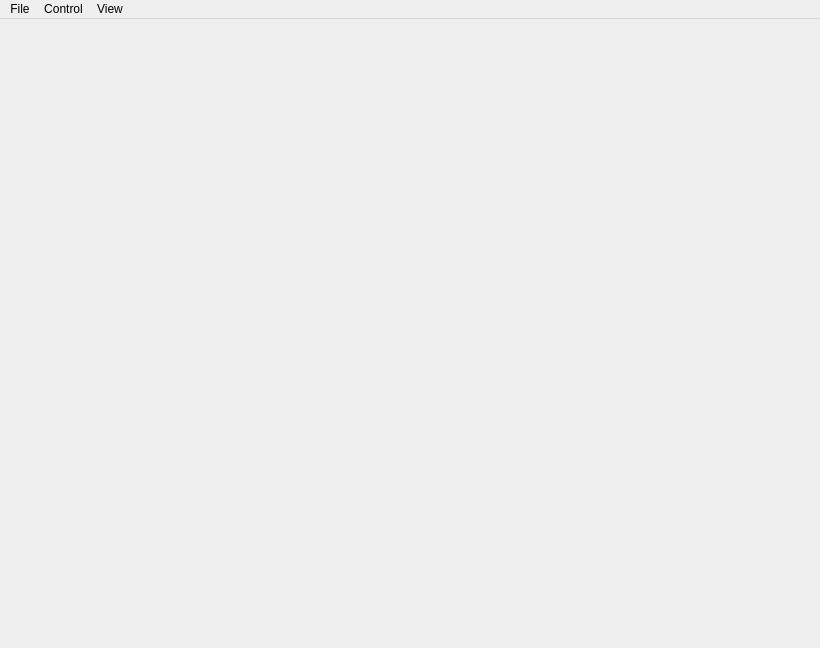
<?xml version="1.0" encoding="UTF-8"?>
<ui version="4.0">
 <class>MainWindow</class>
 <widget class="QMainWindow" name="MainWindow">
  <property name="geometry">
   <rect>
    <x>0</x>
    <y>0</y>
    <width>820</width>
    <height>648</height>
   </rect>
  </property>
  <property name="windowTitle">
   <string>VideoStripTest</string>
  </property>
  <widget class="QWidget" name="centralwidget">
   <layout class="QVBoxLayout" name="verticalLayout" stretch="3">
    <property name="spacing">
     <number>0</number>
    </property>
    <property name="margin">
     <number>0</number>
    </property>
    <item>
     <widget class="VideoStripView" name="videoStripView" native="true">
      <property name="styleSheet">
       <string notr="true"/>
      </property>
     </widget>
    </item>
   </layout>
  </widget>
  <widget class="QMenuBar" name="menubar">
   <property name="geometry">
    <rect>
     <x>0</x>
     <y>0</y>
     <width>820</width>
     <height>22</height>
    </rect>
   </property>
   <widget class="QMenu" name="menuFile">
    <property name="title">
     <string>File</string>
    </property>
    <addaction name="actionOpen"/>
    <addaction name="actionOpen_Video"/>
   </widget>
   <widget class="QMenu" name="menuControl">
    <property name="title">
     <string>Control</string>
    </property>
    <widget class="QMenu" name="menuVarial_Speed">
     <property name="title">
      <string>Varial Speed</string>
     </property>
     <addaction name="action_3"/>
     <addaction name="action_1"/>
     <addaction name="action_0_5"/>
     <addaction name="action0"/>
     <addaction name="action0_5"/>
     <addaction name="action1"/>
     <addaction name="action3"/>
    </widget>
    <addaction name="actionPlay_pause"/>
    <addaction name="actionPlay_backward"/>
    <addaction name="actionStep_forward"/>
    <addaction name="actionStep_backward"/>
    <addaction name="actionStep_time_forward"/>
    <addaction name="actionStep_time_backward"/>
    <addaction name="menuVarial_Speed"/>
    <addaction name="actionGo_To"/>
    <addaction name="actionSet_Time_Code"/>
   </widget>
   <widget class="QMenu" name="menuView">
    <property name="title">
     <string>View</string>
    </property>
    <addaction name="actionChange_font"/>
   </widget>
   <addaction name="menuFile"/>
   <addaction name="menuControl"/>
   <addaction name="menuView"/>
  </widget>
  <action name="actionOpen">
   <property name="text">
    <string>Open...</string>
   </property>
   <property name="shortcut">
    <string>Ctrl+O</string>
   </property>
  </action>
  <action name="actionPlay_pause">
   <property name="text">
    <string>Play/pause</string>
   </property>
   <property name="shortcut">
    <string>Up</string>
   </property>
  </action>
  <action name="actionPlay_backward">
   <property name="text">
    <string>Play backward</string>
   </property>
   <property name="shortcut">
    <string>Down</string>
   </property>
  </action>
  <action name="actionStep_forward">
   <property name="text">
    <string>Step forward</string>
   </property>
   <property name="shortcut">
    <string>Right</string>
   </property>
  </action>
  <action name="actionStep_backward">
   <property name="text">
    <string>Step backward</string>
   </property>
   <property name="shortcut">
    <string>Left</string>
   </property>
  </action>
  <action name="actionStep_time_forward">
   <property name="text">
    <string>Step time forward</string>
   </property>
   <property name="shortcut">
    <string>Alt+Right</string>
   </property>
  </action>
  <action name="actionStep_time_backward">
   <property name="text">
    <string>Step time backward</string>
   </property>
   <property name="shortcut">
    <string>Alt+Left</string>
   </property>
  </action>
  <action name="action_3">
   <property name="text">
    <string>-3</string>
   </property>
  </action>
  <action name="action_1">
   <property name="text">
    <string>-1</string>
   </property>
  </action>
  <action name="action_0_5">
   <property name="text">
    <string>-0.5</string>
   </property>
  </action>
  <action name="action0">
   <property name="text">
    <string>0</string>
   </property>
  </action>
  <action name="action0_5">
   <property name="text">
    <string>0.5</string>
   </property>
  </action>
  <action name="action1">
   <property name="text">
    <string>1</string>
   </property>
  </action>
  <action name="action3">
   <property name="text">
    <string>3</string>
   </property>
  </action>
  <action name="actionGo_To">
   <property name="text">
    <string>Go to...</string>
   </property>
   <property name="shortcut">
    <string>Ctrl+G</string>
   </property>
  </action>
  <action name="actionOpen_Video">
   <property name="text">
    <string>Open Video</string>
   </property>
  </action>
  <action name="actionSet_Time_Code">
   <property name="text">
    <string>Set Time Code</string>
   </property>
  </action>
  <action name="actionChange_font">
   <property name="text">
    <string>Change font...</string>
   </property>
  </action>
 </widget>
 <customwidgets>
  <customwidget>
   <class>VideoStripView</class>
   <extends>QWidget</extends>
   <header>VideoStripView.h</header>
   <container>1</container>
  </customwidget>
 </customwidgets>
 <resources/>
 <connections/>
</ui>
